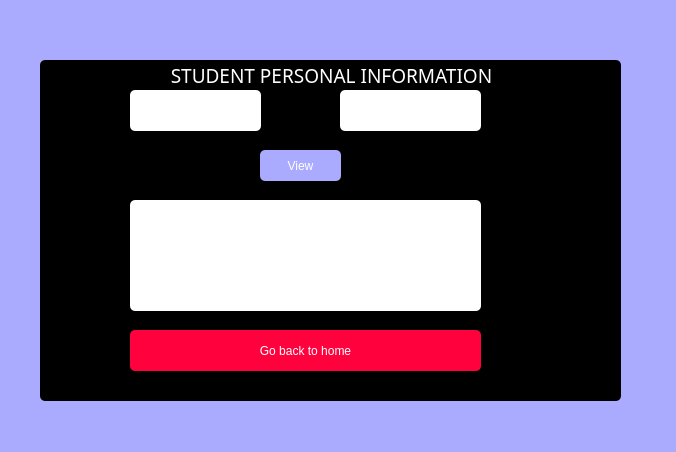
<?xml version="1.0" encoding="UTF-8"?>
<ui version="4.0">
 <class>viewStudent</class>
 <widget class="QDialog" name="viewStudent">
  <property name="geometry">
   <rect>
    <x>0</x>
    <y>0</y>
    <width>676</width>
    <height>452</height>
   </rect>
  </property>
  <property name="windowTitle">
   <string>Dialog</string>
  </property>
  <property name="styleSheet">
   <string notr="true">font: 75 14pt &quot;Rockwell&quot;;
color: rgbrgbrgb(255, 255, 255);
background-color: rgb(170, 170, 255);
border-radius: 5px;</string>
  </property>
  <widget class="QGroupBox" name="groupBox">
   <property name="geometry">
    <rect>
     <x>40</x>
     <y>60</y>
     <width>581</width>
     <height>341</height>
    </rect>
   </property>
   <property name="font">
    <font>
     <family>Rockwell</family>
     <pointsize>14</pointsize>
     <weight>9</weight>
     <italic>false</italic>
     <bold>false</bold>
    </font>
   </property>
   <property name="styleSheet">
    <string notr="true">font: 75 14pt &quot;Rockwell&quot;;
color: rgb(255, 255, 255);
background-color: rgb(0, 0, 0);
border-radius: 5px;</string>
   </property>
   <property name="title">
    <string>STUDENT PERSONAL INFORMATION</string>
   </property>
   <property name="alignment">
    <set>Qt::AlignHCenter|Qt::AlignTop</set>
   </property>
   <property name="flat">
    <bool>false</bool>
   </property>
   <property name="checkable">
    <bool>false</bool>
   </property>
   <widget class="QLabel" name="label">
    <property name="geometry">
     <rect>
      <x>90</x>
      <y>30</y>
      <width>131</width>
      <height>41</height>
     </rect>
    </property>
    <property name="styleSheet">
     <string notr="true">font: 75 14pt &quot;Rockwell&quot;;
color:rgbrgb(0, 0, 0);
background-color: rgb(255, 255, 255);
border-radius: 5px;</string>
    </property>
    <property name="text">
     <string>Roll Number</string>
    </property>
   </widget>
   <widget class="QPushButton" name="pushButton">
    <property name="geometry">
     <rect>
      <x>220</x>
      <y>90</y>
      <width>81</width>
      <height>31</height>
     </rect>
    </property>
    <property name="styleSheet">
     <string notr="true">font: 75 14pt &quot;Rockwell&quot;;
color: rgbrgbrgb(255, 255, 255);
background-color: rgb(170, 170, 255);
border-radius: 5px;</string>
    </property>
    <property name="text">
     <string>View</string>
    </property>
   </widget>
   <widget class="QPushButton" name="pushButton_2">
    <property name="geometry">
     <rect>
      <x>90</x>
      <y>270</y>
      <width>351</width>
      <height>41</height>
     </rect>
    </property>
    <property name="styleSheet">
     <string notr="true">font: 75 14pt &quot;Rockwell&quot;;
color: rgbrgbrgb(255, 255, 255);
background-color:rgb(255, 2, 61);
border-radius: 5px;</string>
    </property>
    <property name="text">
     <string>Go back to home</string>
    </property>
   </widget>
   <widget class="QTextEdit" name="textEdit">
    <property name="geometry">
     <rect>
      <x>300</x>
      <y>30</y>
      <width>141</width>
      <height>41</height>
     </rect>
    </property>
    <property name="styleSheet">
     <string notr="true">font: 75 14pt &quot;Rockwell&quot;;
color:rgbrgb(0, 0, 0);
background-color: rgb(255, 255, 255);
border-radius: 5px;</string>
    </property>
   </widget>
   <widget class="QTableView" name="tableView">
    <property name="geometry">
     <rect>
      <x>90</x>
      <y>140</y>
      <width>351</width>
      <height>111</height>
     </rect>
    </property>
    <property name="styleSheet">
     <string notr="true">font: 75 14pt &quot;Rockwell&quot;;
color:rgbrgb(0, 0, 0);
background-color: rgb(255, 255, 255);
border-radius: 5px;</string>
    </property>
   </widget>
  </widget>
 </widget>
 <resources/>
 <connections/>
</ui>
